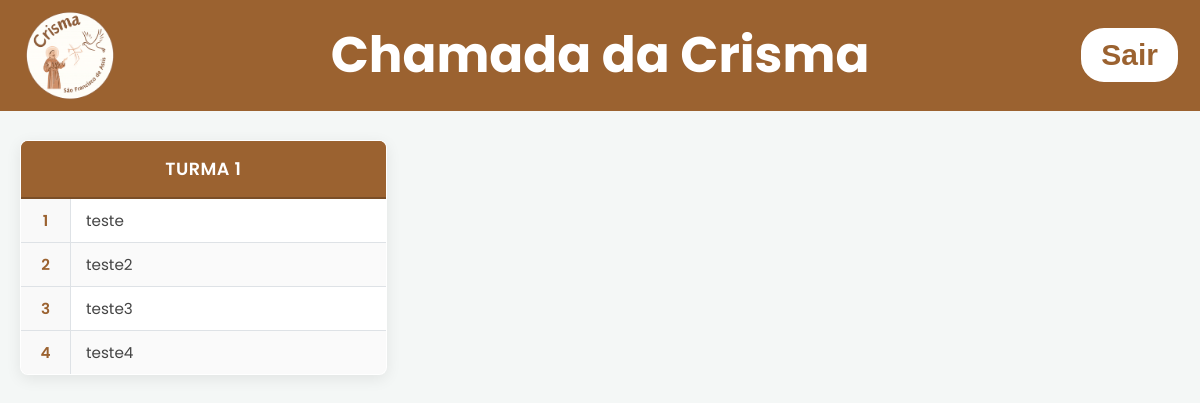
Before: /viewturmas (signed in) with the older database file.
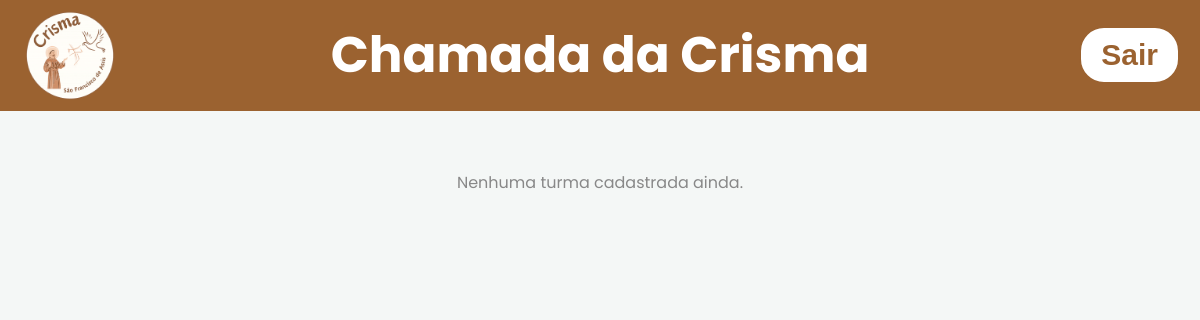
After: the same page with the newer database file.
### tables this page shows
CREATE TABLE turmas (
    id INTEGER PRIMARY KEY AUTOINCREMENT,
    turma_name TEXT NOT NULL UNIQUE
);

CREATE TABLE crismandos (
    id INTEGER PRIMARY KEY AUTOINCREMENT,
    name TEXT UNIQUE NOT NULL,
    turma_id INTEGER NOT NULL,
    created_at TEXT DEFAULT CURRENT_TIMESTAMP,
    FOREIGN KEY (turma_id) REFERENCES turmas(id)
);

### app.py (the view)
@app.get("/viewturmas")
def view_turmas():
    if 'loged_user' not in session :
        return render_template('index.html')
    with get_conn() as conn:
        cur = conn.cursor()
        cur.execute("SELECT id, turma_name FROM turmas ORDER BY turma_name")
        turmas = cur.fetchall()
        cur.execute("SELECT id, name, turma_id FROM crismandos ORDER BY name")
        crismandos = cur.fetchall()
    return render_template('viewturmas.html', turmas=turmas, crismandos = crismandos)

### app.py (called while the page is built)
def get_conn():
    conn = sqlite3.connect("data/dataBase.db")
    conn.row_factory = sqlite3.Row
    return conn

### templates/viewturmas.html (shortened to what this page needs)
<!DOCTYPE html>
<html lang="pt-br">
  <head>
    <link
      rel="stylesheet"
      href="{{url_for('static', filename='css/styleconfigadmin.css')}}"
    />
    <link
      rel="stylesheet"
      href="{{url_for('static', filename='css/styleviewturmas.css')}}"
    />
  </head>
  <body>
    <header>
      <div class="header-left">
        <img
          src="{{url_for('static', filename='images/logocrismamaior.png')}}"
          alt="Logo da crisma"
          class="logo"
        />
        <h1 class="title-center" onclick="window.location.href='/homepage'">
          Chamada da Crisma
        </h1>
      </div>
      <form action="{{url_for('logout_user')}}" method="post">
        <button class="button-logout">Sair</button>
      </form>
    </header>
<main>
<div id="container-principal">
                {% if turmas %}
{% for turma in turmas %}
    <table class="tabela-turmas">
        <thead>
          <tr>
                <th colspan="2">{{turma.turma_name}}</th>
            </tr>
        </thead>
        <tbody>
          {% set counter = [0] %}
            {%for crismando in crismandos | sort(attribute='name')%}
                 {% if crismando.turma_id == turma.id %}
                 <tr>
                    <td>{{counter[0]}}</td>
                     <td>{{crismando.name}}</td>
                  </tr>
                 {%endif%}
             {%endfor%}
        </tbody>
    </table>
{% endfor %}
            {% else %}
                <p>Nenhuma turma cadastrada ainda.</p>
            {% endif %}
</div>
</main>
  </body>
</html>

Changed rows visible on the page:
removed turmas: turma_name "TURMA 1"
removed crismandos: counter "1", name "teste"
removed crismandos: counter "2", name "teste2"
removed crismandos: turma "3", name "teste3"
removed crismandos: counter "4", name "teste4"
Other visible differences:
text now shown: "Nenhuma turma cadastrada ainda."
